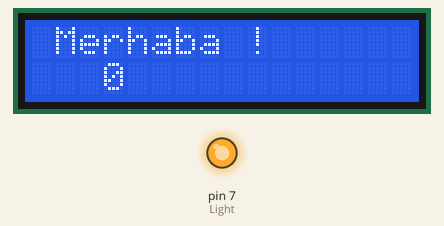
Simulated run of this sketch. Board: Arduino Uno, built with avr-gcc and run on an emulated ATmega328P. On the bench: 16×2 character LCD, output pins drawn as LEDs (lit = HIGH).

Above: at 0.1 s.
At 4.6 s:
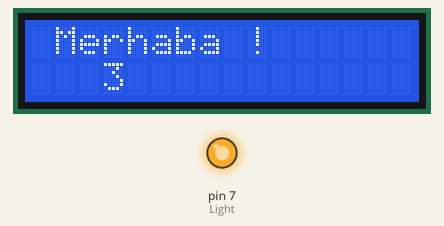
At 9.1 s:
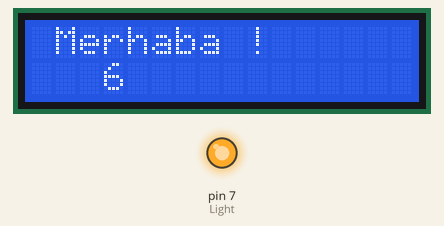
At 18.1 s:
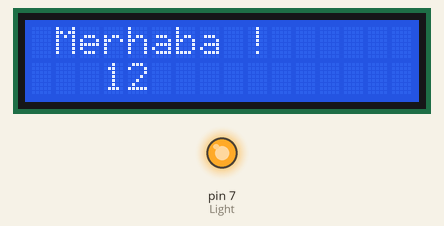
At 27.1 s:
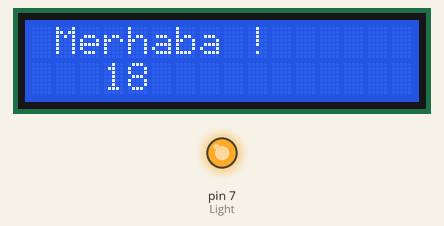
At 37.6 s:
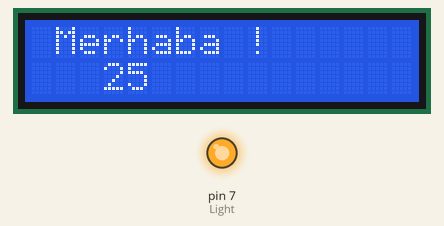

The sketch:

LCD_Count.ino
```cpp
#include <LiquidCrystal.h>
#define Light  7

//Pins
LiquidCrystal lcd(12, 11, 5, 4, 3, 2);

void setup()
{
lcd.begin(16, 2); //Lcd cursor location.
pinMode(Light,OUTPUT); //Output pin.
digitalWrite(Light,HIGH); // Send to LCD
}

void loop()
{
lcd.setCursor(0,0); // Cursor: (column = 0,  line = 0)
lcd.print(" Merhaba ! ");
lcd.setCursor(0,1); // Another cursor
lcd.print("   ");
lcd.print(millis()/1500); // On screen time.
}
```

Measured:
- what the display in image 1 shows lasts 1.5 s, from 4.5 s to 6.0 s
